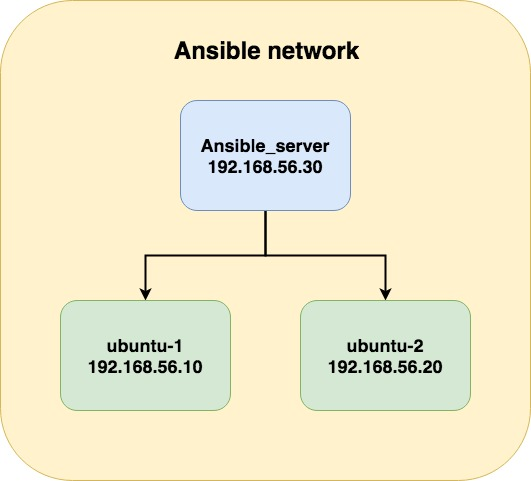
#> input picture ansible-intro/img/ansible_structure.jpg, 531 x 481 px
$ python show_grayscale_histogram.py ../../../../../ansible-intro/img/ansible_structure.jpg
#> lines starting #> are read from the running program, lines starting #| are printed output that depends on the picture
import cv2 as cv
import sys
import matplotlib.pyplot as plt
import numpy as np

if len(sys.argv) != 2:
    exit(f"Usage: {sys.argv[0]} FILENAME")

filename = sys.argv[1]

original = cv.imread(filename)
#> original is the input picture: shape (481, 531, 3); mean B, G, R 203.9, 233.9, 239.9
cv.imshow('Original', original)

gray = cv.cvtColor(original, code=cv.COLOR_BGR2GRAY)
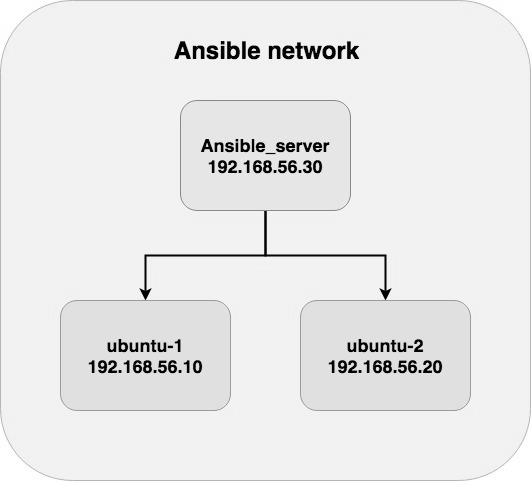
#> gray: shape (481, 531); min 0, max 255, mean 232.5
cv.imshow('Gray', gray)

mask = None
# [6 lines of commented-out code are left out]

cv.waitKey(0)


# histSize = number of bins
gray_hist = cv.calcHist([gray], channels=[0], mask=mask, histSize=[256], ranges=[0, 256])
#> gray_hist = 256 values, max 168504 at index 242, min 2 at index 50, mean 997.7
plt.figure()
plt.title("GrayScale Histogram")
plt.xlabel("Bins")
plt.xticks(ticks=[0, 50, 100, 150, 200, 255], labels=["0\nBlack", 50, "100", 150, 200, "255\nWhite"])
plt.ylabel("# of pixels")
plt.plot(gray_hist)
plt.xlim([0, 256])
plt.show()
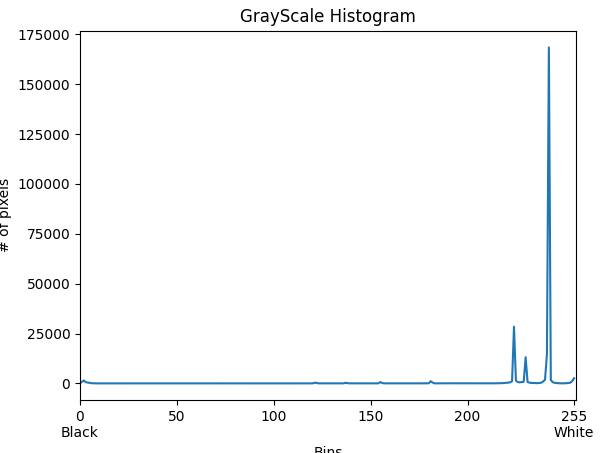
#> figure drawn by matplotlib, 1 panel; curve peaks at x = 242, y = 168504
